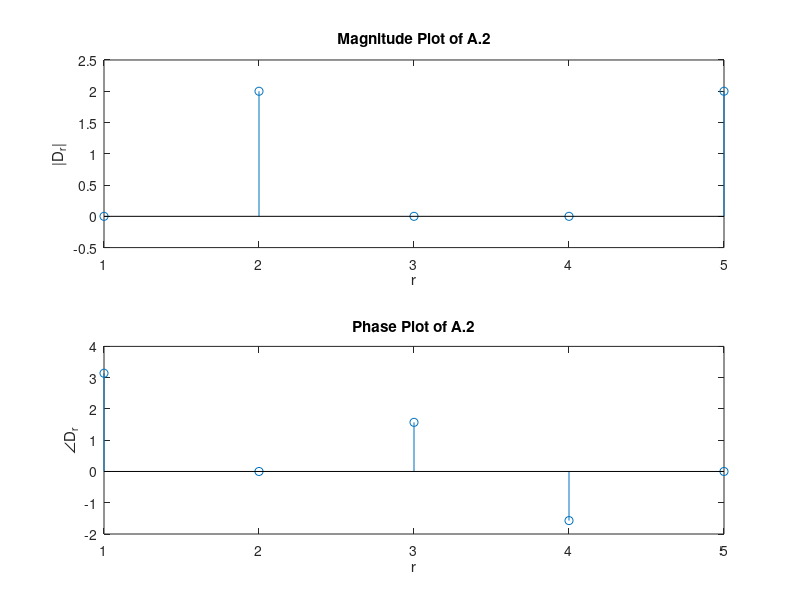
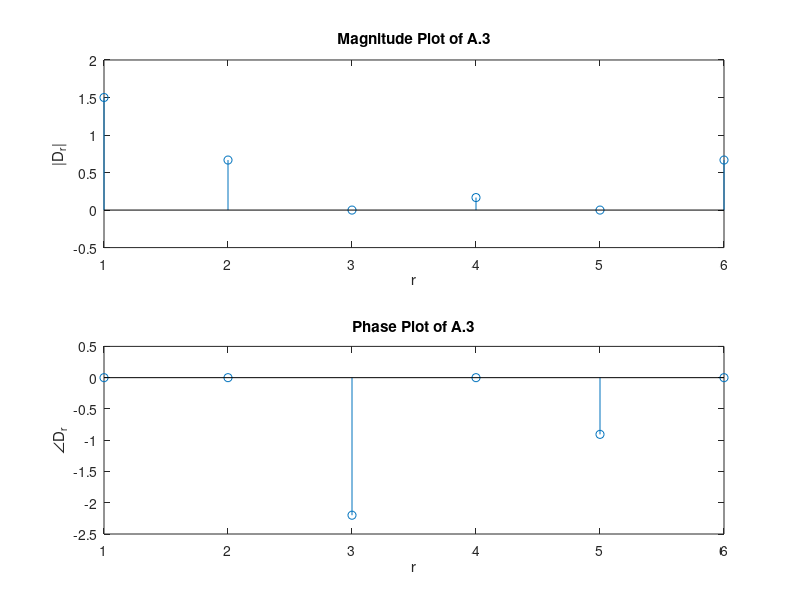
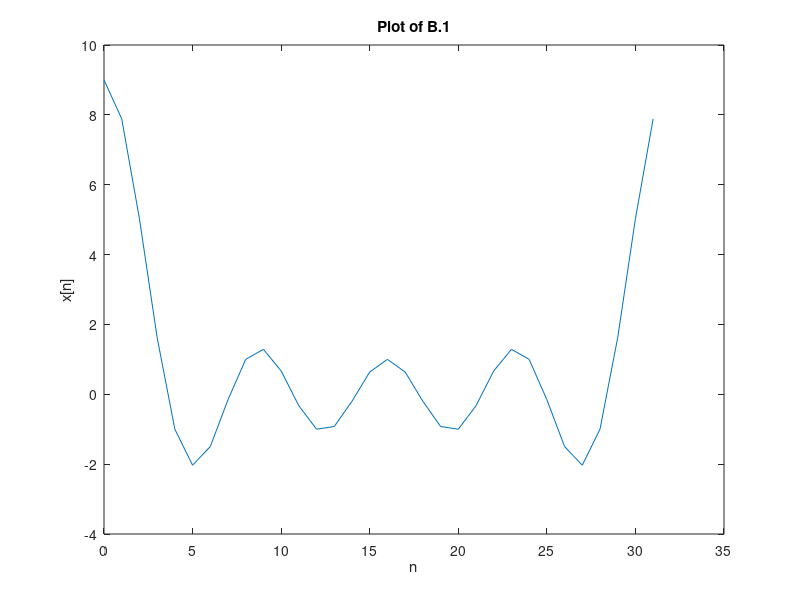
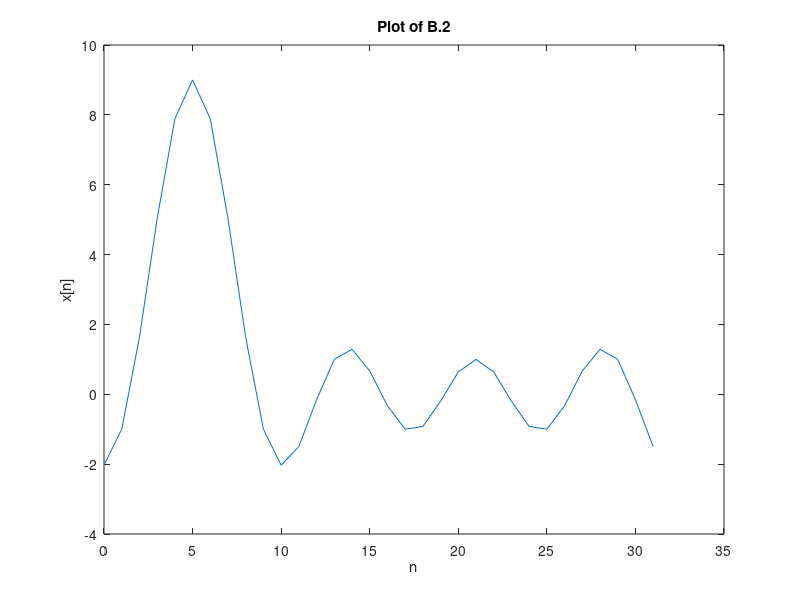

MATLAB code to generate these figures, in order:
% Lab 3: Discrete Time Fourier Series
% Part A
%% Problem 2
clc
N_0 = 5;                                                                % fundamental period of x[n]
n = (0 : N_0-1);
Om_0 = 2*pi/N_0;                                                        % fundamental frequency of x[n]
x = 4*cos(2.4*pi*n)+2*sin(3.2*pi*n);                                    % definition of x[n]
for r = 0: N_0-1,
    X_r(r+1) = sum(x.* exp(-j.*r.*n.*Om_0))/N_0;                        % computing the DFTS of x[n]
end

figure
subplot(2,1,1)
stem(real(X_r))
xlabel('r'); ylabel('|D_r|'); title('Magnitude Plot of A.2');
subplot(2,1,2)
stem(angle(X_r)) 
xlabel('r'); ylabel('\angleD_r');title('Phase Plot of A.2');

%% Problem 3
clc
N_0 = 6;                                                                % fundamental period of y[n]
n = (0 : N_0-1);                                                        % fundamental frequency of y[n]
Om_0 = 2*pi/N_0;

y = [3 2 1 0 1 2];                                                      % definition of y[n]

for r = 0:N_0-1,
    Y_r(r+1) = sum(y.*exp(-j*r*n*Om_0))./N_0;                           % computing the DFTS of y[n]
end

figure
subplot(2,1,1)
stem(real(Y_r))
xlabel('r'); ylabel('|D_r|'); title('Magnitude Plot of A.3');

subplot(2,1,2)
stem(angle(Y_r))
xlabel('r'); ylabel('\angleD_r');title('Phase Plot of A.3');

% Part B
%% Problem 1
clc
X_r = [ones(1,5) zeros(1,23) ones(1,4)];                                % definition of X_r

N_0 = 32;                                                               % fundamental period of x[n]
Om_0 = 2*pi/N_0;                                                        % fundamental frequency of x[n]

x = real(ifft(X_r)*N_0);                                                % compute the inverse DFTS of X_r
n = (0 : N_0-1);
figure
plot(n,x)
xlabel('n'); ylabel('x[n]'); title('Plot of B.1');

%% Problem 2
clc
X_r = [ones(1,5) zeros(1,23) ones(1,4)];                                % definition of X_r
n = (0 : N_0-1);
N_0 = 32;                                                               % fundamental period of x[n]
Om_0 = 2*pi/N_0;                                                        % fundamental frequency of x[n]
X_r = X_r .* exp(-j.*5.*Om_0*n);                                        % X_r is multipled by exp(-j*5*O*n)

x = real(ifft(X_r)*N_0);                                                % compute the inverse DFTS of X_r

figure
plot(n,x)
xlabel('n'); ylabel('x[n]'); title('Plot of B.2');

% Part C
%% Problem 1
clc
M = 9;
N_0 = 32;                                                                % fundamental period of x[n]
Om_0 = 2*pi/N_0;                                                         % fundamental frequency of x[n]
H_r = [ones(1,(M+1)/2) zeros(1,N_0-M) ones(1,(M-1)/2)];                  % definition of H_r
r = 0: N_0-1;

figure
stem(Om_0*r, H_r)
xlabel('\Omega'); ylabel('|H(\Omega)|'); title('Plot of C.1');

%% Problem 2
clc
M = 9;
N_0 = 32;                                                                % fundamental period of x[n]
Om_0 = 2*pi/N_0;                                                         % fundamental frequency of x[n]
H_r = [ones(1,(M+1)/2) zeros(1,N_0-M) ones(1,(M-1)/2)];                  % definition of H_r
%H_r = [ones(1,5) zeros(1,13)]

n = 0: N_0-1;
x1 = 4*cos(pi*n/8);                                                      % definition of x1[n]
X1_r = fft(x1)./N_0;                                                     % compute the DFTS of x1[n]

Y1_r = X1_r.* H_r;                                                       % compute the response of the system to x1[n] IN 
y1 = real(ifft(Y1_r)*N_0);                                               % find the inverse DFTS of Y1_r

figure
stem(n,y1)
xlabel('n'); ylabel('y_1[n]'); title('Plot of C.2');

%% Problem 3
clc
M = 9;
N_0 = 32;                                                                % fundamental period of x[n]
Om_0 = 2*pi/N_0;                                                         % fundamental frequency of x[n]
H_r = [ones(1,(M+1)/2) zeros(1,N_0-M) ones(1,(M-1)/2)];                  % definition of H_r
n = 0: N_0-1;
x2 = 4*cos(pi*n/2);                                                      % definition of x2[n]
X2_r = fft(x2)./N_0;                                                     % compute the DFTS of x2[n]

Y2_r = X2_r.* H_r;                                                       % compute the response of the system to x2[n] IN 
y2 = real(ifft(Y2_r)*N_0);                                               % find the inverse DFTS of Y2_r

figure
stem(n,y2)
xlabel('n'); ylabel('y_2[n]'); title('Plot of C.3');

%% Problem 4
% the plots of C.1 and C.2 are different because of the difference in their fundamental periods